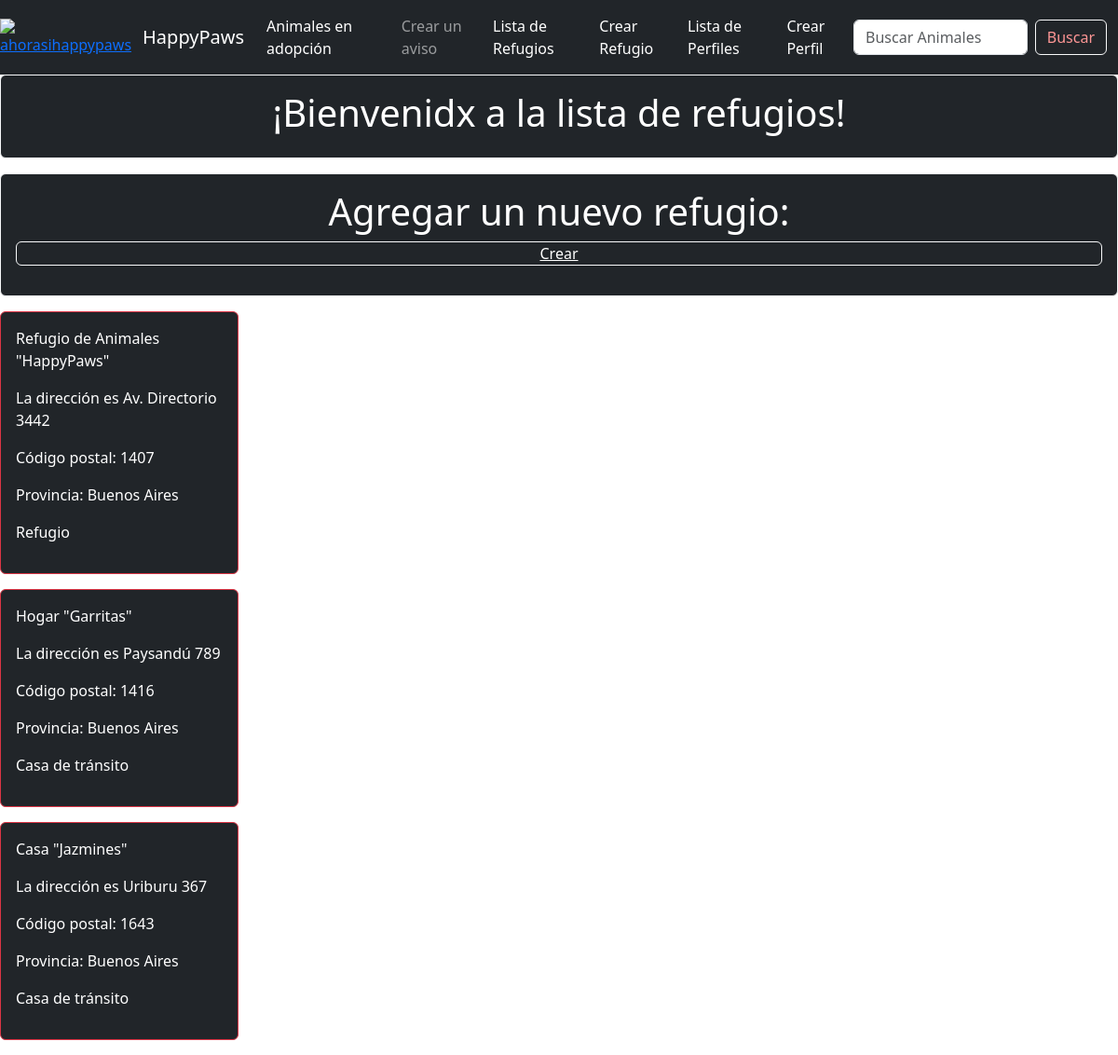
/shelter-list/, run on an earlier commit of the app's database.
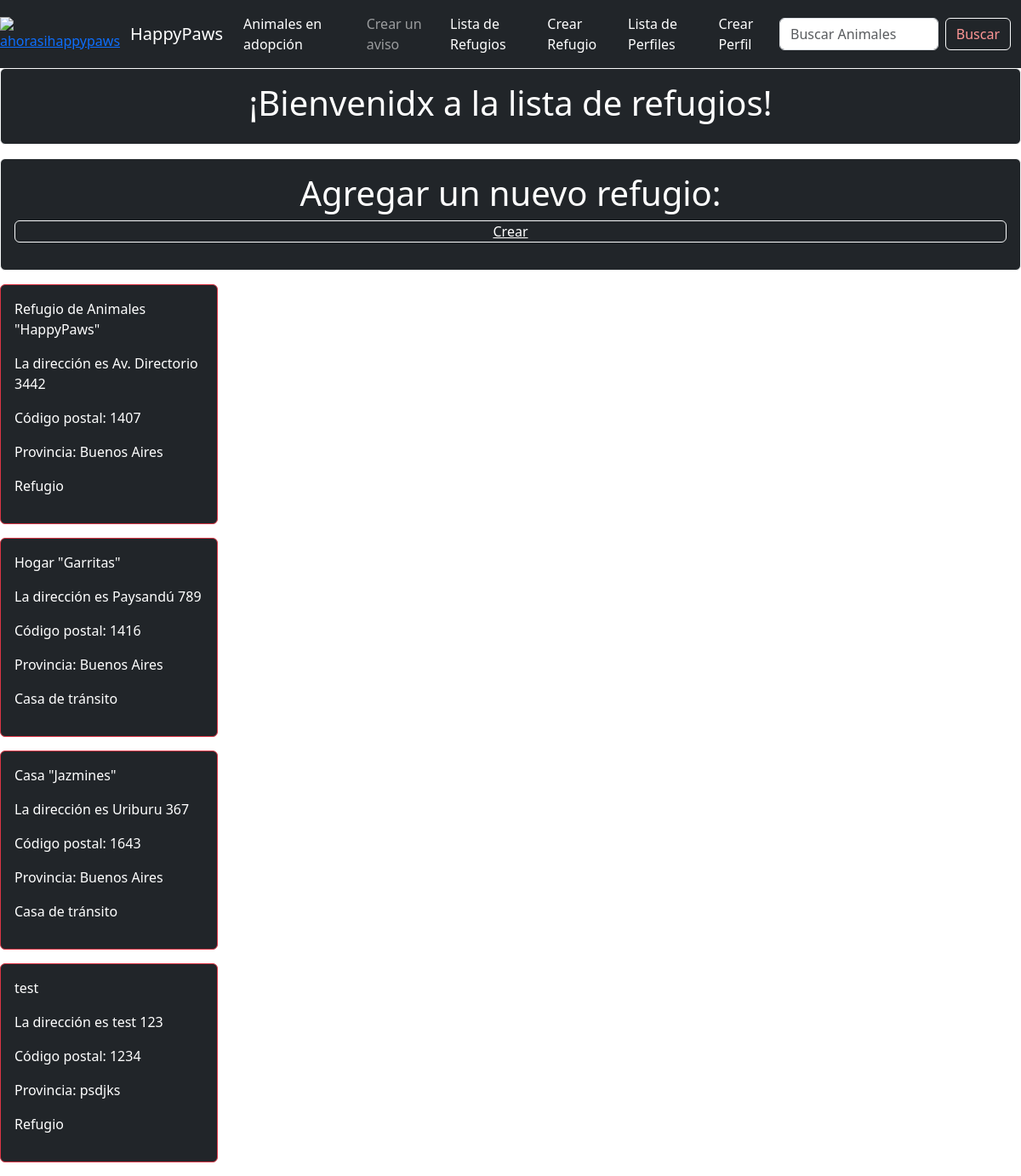
And on a later commit of the database.
### animal_app/models.py (models this page shows, shortened)
class AnimalShelter(models.Model):
    name = models.CharField(max_length=100)
    street = models.CharField(max_length=100)
    number= models.IntegerField()
    postal_code = models.IntegerField()
    province = models.CharField(max_length=100)
    shelter_type = models.CharField(max_length=50)

### animal_app/views.py (the view)
# urls.py: path("shelter-list/", shelter_list),
def shelter_list(request):
    if "search" in request.GET:
        search = request.GET["search"]
        all_shelters = AnimalShelter.objects.filter(name_icontains=search)
    else:
        all_shelters = AnimalShelter.objects.all()
    context = {
        "shelters":all_shelters,
    }
    return render(request, "shelter-list.html", context = context)

### templates/shelter-list.html (shortened to what this page needs)
{% extends "base.html" %}
{% block content %}
<div class="card text-bg-dark mb-3 card border-light mb-3">
    <div class="card-body">
        <h1 style="text-align:center;">¡Bienvenidx a la lista de refugios!</h1>
    </div>
</div>
<div class="card text-bg-dark mb-3 card border-light mb-3">
    <div class="card-body">
        <h1 style="text-align:center;">Agregar un nuevo refugio:</h1>
        <a href="/create-shelter/" class="card text-bg-dark mb-3 card border-light mb-3" style="text-align: center;">Crear</a>
    </div>
</div>
    {% for shelter in shelters %}
    <div class="card text-bg-dark mb-3 card border-danger mb-3" style="max-width: 16rem;">
        <div class="card-body">
        <p> {{shelter.name}} </p>
        <p> La dirección es {{shelter.street}} {{shelter.number}}</p>
        <p> Código postal: {{shelter.postal_code}} </p>
        <p> Provincia: {{shelter.province}} </p>
        <p> {{shelter.shelter_type}} </p>
        </div>
    </div>
    {% endfor %}
{% endblock %}

What changed in the data, as far as the page shows it:
added AnimalShelter: name "test", street "test", number "123", postal_code "1234", province "psdjks", shelter_type "Refugio"
